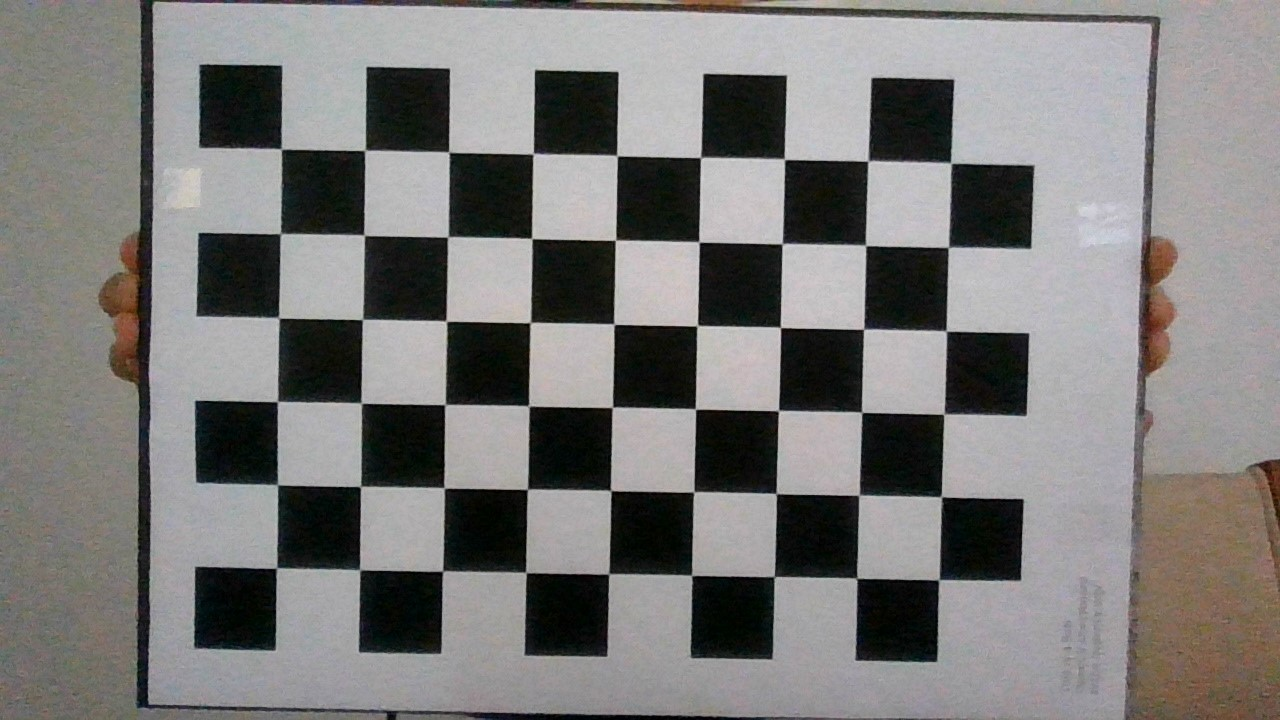
#> input picture Camera_calibration/Calibration_Images/Images/WIN_20210507_11_55_29_Pro.jpg, 1280 x 720 px; its folder holds only this picture in this run
$ jupyter execute --allow-errors calibrate.ipynb
#> lines starting #> are read from the running program, lines starting #| are printed output that depends on the picture; after the words box and inside, x2 and y2 are one past the last pixel; in counts of white or black regions, pixels touching at a corner belong together; long printed decimals are rounded
## Camera Calibration

Relevant information can be found in the OpenCV [OpenCV](https://docs.opencv.org/4.x/dc/dbb/tutorial_py_calibration.html) documentation

[cell 1]
# First create a python virtual environment

# Install this packages
#!pip install numpy
#!pip install opencv-python

Obtain objpoints from the images

[cell 2]
import numpy as np
import cv2 as cv
import glob
import os

chessboardSize = (9,6)

# termination criteria for refining corner points
criteria = (cv.TERM_CRITERIA_EPS + cv.TERM_CRITERIA_MAX_ITER, 30, 0.001)

# prepare object points, like (0,0,0), (1,0,0), (2,0,0), ....,(6,5,0)
objp = np.zeros((chessboardSize[0] * chessboardSize[1], 3), np.float32)
objp[:,:2] = np.mgrid[0:chessboardSize[0],0:chessboardSize[1]].T.reshape(-1,2)

# Arrays to store object points and image points from all the images.
objpoints = []  # 3d points in real world space
imgpoints = []  # 2d points in image plane.

# Get all image file paths from the folder
images = glob.glob('Calibration_Images/Images/*.jpg')

# Create directory for saving results if not exists
output_dir = "Calibration_Images/Corner_Results"
if not os.path.exists(output_dir):
    os.makedirs(output_dir)

for idx, fname in enumerate(images):
    img = cv.imread(fname)
#> img is the input picture: shape (720, 1280, 3); mean B, G, R 120, 121.4, 122.8
    gray = cv.cvtColor(img, cv.COLOR_BGR2GRAY)
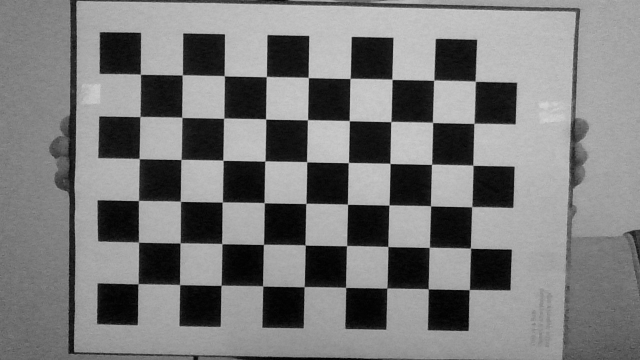
#> gray: shape (720, 1280) (shown at 1/2 size); min 0, max 224, mean 121.7

    # Find the chessboard corners
    ret, corners = cv.findChessboardCorners(gray, chessboardSize, None)
#> ret = True; corners = 54 rows, first 8: [281.2, 149.2], [364.3, 150.7], [448.5, 151.9], [533.1, 153.7], [617.4, 156.3], [700.4, 158.1], [784.8, 159.8], [867.8, 161.3]

    # If corners are found
    if ret:
        objpoints.append(objp)

        # Refine corner locations
        corners2 = cv.cornerSubPix(gray, corners, (11, 11), (-1, -1), criteria)
#> corners2 = 54 rows, first 8: [281.3, 148.9], [364.9, 150.4], [448.9, 152.2], [533.2, 153.7], [616.9, 155.6], [700.5, 157.5], [784.4, 159.2], [868, 161]
        imgpoints.append(corners2)

        # Draw and display the corners
        cv.drawChessboardCorners(img, chessboardSize, corners2, ret)
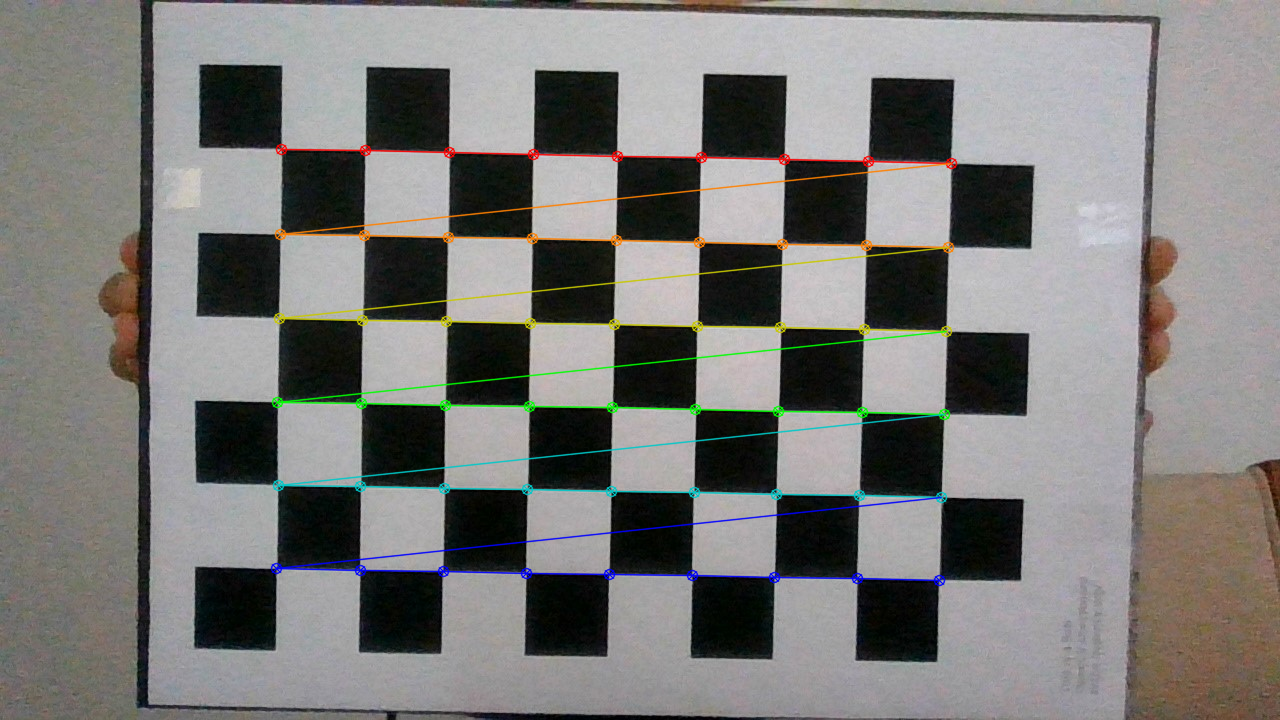
#> img: shape (720, 1280, 3); 2.85% of pixels changed, all inside (x1, y1, x2, y2) = (270, 143, 958, 587)

        # Save the result with corners drawn
        result_filename = os.path.join(output_dir, f"corner_result_{idx+1}.jpg")
        cv.imwrite(result_filename, img)

Obtain calibration camera results

[cell 3]
# Calibrate the camera
ret, camera_matrix, distortion_coeffs, rvecs, tvecs = cv.calibrateCamera(objpoints, imgpoints, gray.shape[::-1], None, None)
#> ret = 0.272; camera_matrix = [[3469.8, 0, 701.7], [0, 3504.3, 364.1], [0, 0, 1]]; distortion_coeffs = [[0.782, -77.27, 0.008, -0.00765, 1845.3]]; rvecs = ([0.11, -0.0248, 0.0208],); tvecs = ([-5.01, -2.54, 41.37],)

# Print calibration results
print("Camera matrix:\n", camera_matrix)
#| Camera matrix:
#|  [[3.46978833e+03 0.00000000e+00 7.01702162e+02]
#|  [0.00000000e+00 3.50431103e+03 3.64145009e+02]
#|  [0.00000000e+00 0.00000000e+00 1.00000000e+00]]
print("Distortion coefficients:\n", distortion_coeffs)
#| Distortion coefficients:
#|  [[ 7.81868078e-01 -7.72739048e+01  8.00079940e-03 -7.65197190e-03
#|    1.84525957e+03]]
print("Rotation Vectors:\n", rvecs)
#| Rotation Vectors:
#|  (array([[ 0.1103],
#|        [-0.0248],
#|        [ 0.02083]]),)
print("Translation Vectors:\n", tvecs)
#| Translation Vectors:
#|  (array([[-5.006],
#|        [-2.542],
#|        [41.367]]),)

Undistort an image

#> (a cell that did not finish here is left out)

### Reprojection Error

[cell 5]
def compute_reprojection_error(objpoints, imgpoints, rvecs, tvecs, camera_matrix, distortion_coeffs):
#> called with rvecs = ([0.11, -0.0248, 0.0208],), tvecs = ([-5.01, -2.54, 41.37],), camera_matrix = array of shape (3, 3), distortion_coeffs = array of shape (1, 5)
    total_error = 0
    total_points = 0

    # Loop through each set of object points and image points
    for i in range(len(objpoints)):
        # Project 3D object points to 2D image points using the calibrated camera parameters
        imgpoints2, _ = cv.projectPoints(objpoints[i], rvecs[i], tvecs[i], camera_matrix, distortion_coeffs)

        # Compute the error (difference) between the projected points and the actual 2D image points
        error = cv.norm(imgpoints[i], imgpoints2, cv.NORM_L2) / len(imgpoints2)
        total_error += error
        total_points += len(imgpoints2)
#> this loop made 1 pass
#> (error, total_error, total_points) on pass 1: (0.037, 0.037, 54)
#> after the loop, total_error = 0.037; total_points = 54

    # Average reprojection error
    mean_error = total_error / len(objpoints)
#> mean_error = 0.037

    return mean_error

# Call this after the calibration
reprojection_error = compute_reprojection_error(objpoints, imgpoints, rvecs, tvecs, camera_matrix, distortion_coeffs)
#> reprojection_error = 0.037
print(f"Reprojection Error: {reprojection_error}")
#| Reprojection Error: 0.037

$ run again, on Camera_calibration/Calibration_Images/Images/WIN_20210507_11_55_49_Pro.jpg
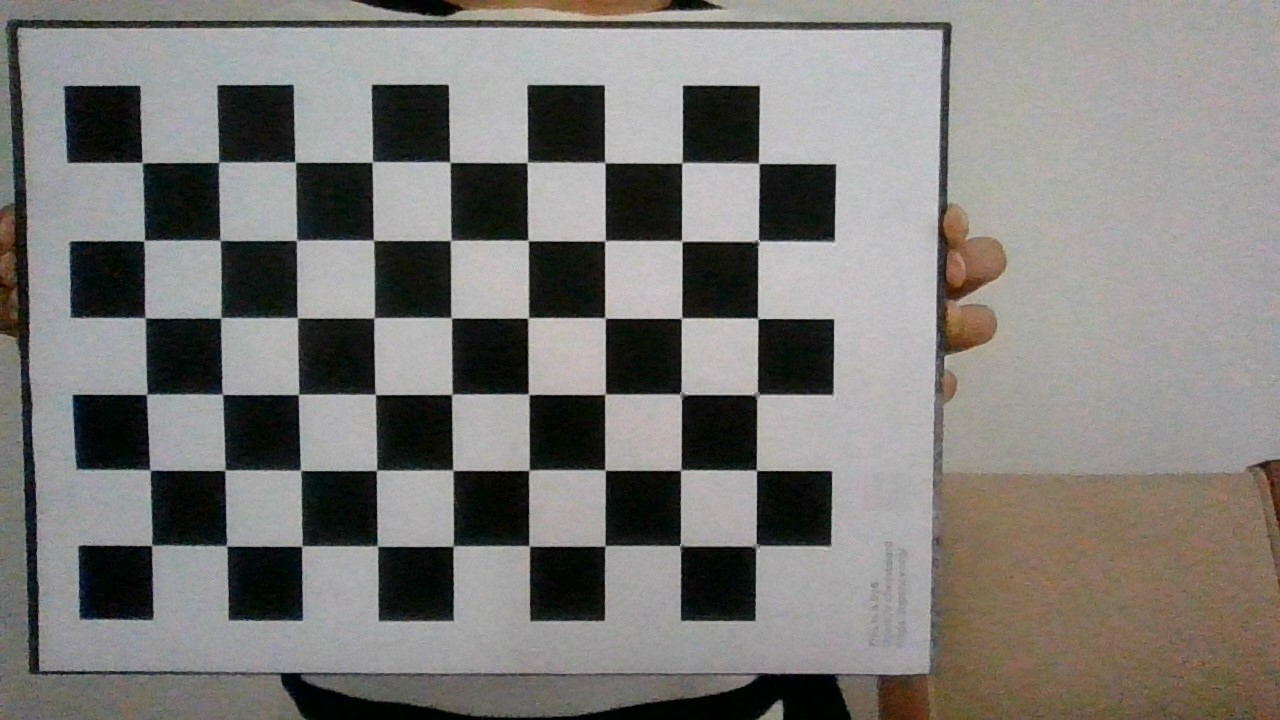
#> input picture Camera_calibration/Calibration_Images/Images/WIN_20210507_11_55_49_Pro.jpg, 1280 x 720 px
#> img is the input picture: shape (720, 1280, 3); mean B, G, R 119.4, 122.8, 124.7
#> `gray = cv.cvtColor(img, cv.COLOR_BGR2GRAY)`:
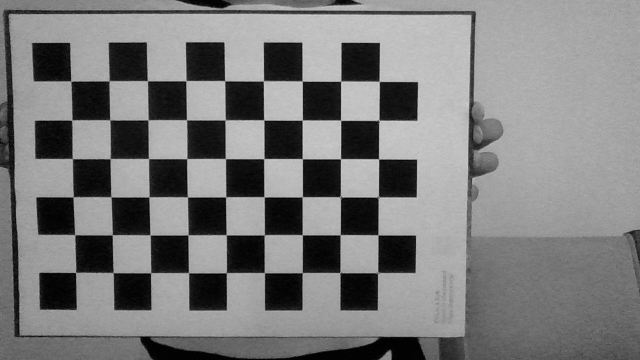
#> gray: shape (720, 1280) (shown at 1/2 size); min 0, max 222, mean 123
#> `ret, corners = cv.findChessboardCorners(gray, chessboardSize, None)`: ret = True; corners = 54 rows, first 8: [141.5, 163.5], [219.2, 163.2], [295.3, 161.9], [372.8, 162.5], [449.5, 162.8], [527.4, 162.5], [604.5, 163.5], [681.7, 162.7]
#> corners2 = 54 rows, first 8: [142, 162.6], [218.6, 162.3], [295.1, 162.1], [372.2, 162], [449.9, 162.2], [527.2, 162.4], [604.8, 162.5], [681.9, 162.8]
#> `cv.drawChessboardCorners(img, chessboardSize, corners2, ret)`:
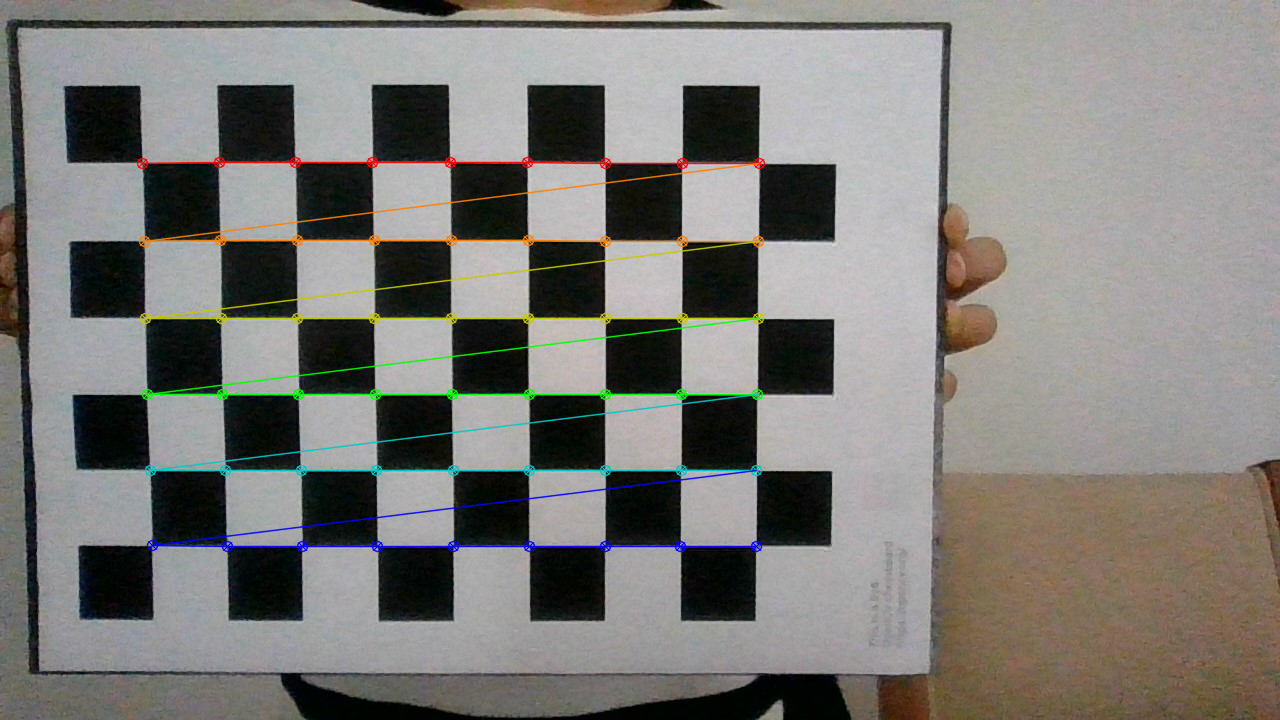
#> img: shape (720, 1280, 3); 2.66% of pixels changed, all inside (x1, y1, x2, y2) = (136, 156, 766, 553)
#> `ret, camera_matrix, distortion_coeffs, rvecs, tvecs = cv.calibrateCame..`: ret = 0.273; camera_matrix = [[2352.2, 0, 679.8], [0, 2382.9, 349.8], [0, 0, 1]]; distortion_coeffs = [[0.366, -13.49, 0.00404, -0.00228, 107.7]]; rvecs = ([0.139, -0.0173, 0.00259],); tvecs = ([-6.97, -2.4, 30.42],)
#| Camera matrix:
#|  [[2.35223144e+03 0.00000000e+00 6.79824645e+02]
#|  [0.00000000e+00 2.38290328e+03 3.49838931e+02]
#|  [0.00000000e+00 0.00000000e+00 1.00000000e+00]]
#| Distortion coefficients:
#|  [[ 3.65847819e-01 -1.34932062e+01  4.04340320e-03 -2.27942752e-03
#|    1.07698094e+02]]
#| Rotation Vectors:
#|  (array([[ 0.1386],
#|        [-0.01727],
#|        [ 0.002594]]),)
#| Translation Vectors:
#|  (array([[-6.971],
#|        [-2.402],
#|        [30.419]]),)
#> the loop in compute_reprojection_error, `for i in range(len(objpoints)):` made 1 pass
#> (error, total_error, total_points) on pass 1: (0.0372, 0.0372, 54)
#> after the loop in compute_reprojection_error, `for i in range(len(objpoints)):`: total_error = 0.0372; total_points = 54
#> mean_error = 0.0372
#| Reprojection Error: 0.03718

$ run again, on Camera_calibration/Calibration_Images/Images/WIN_20210507_11_55_54_Pro.jpg
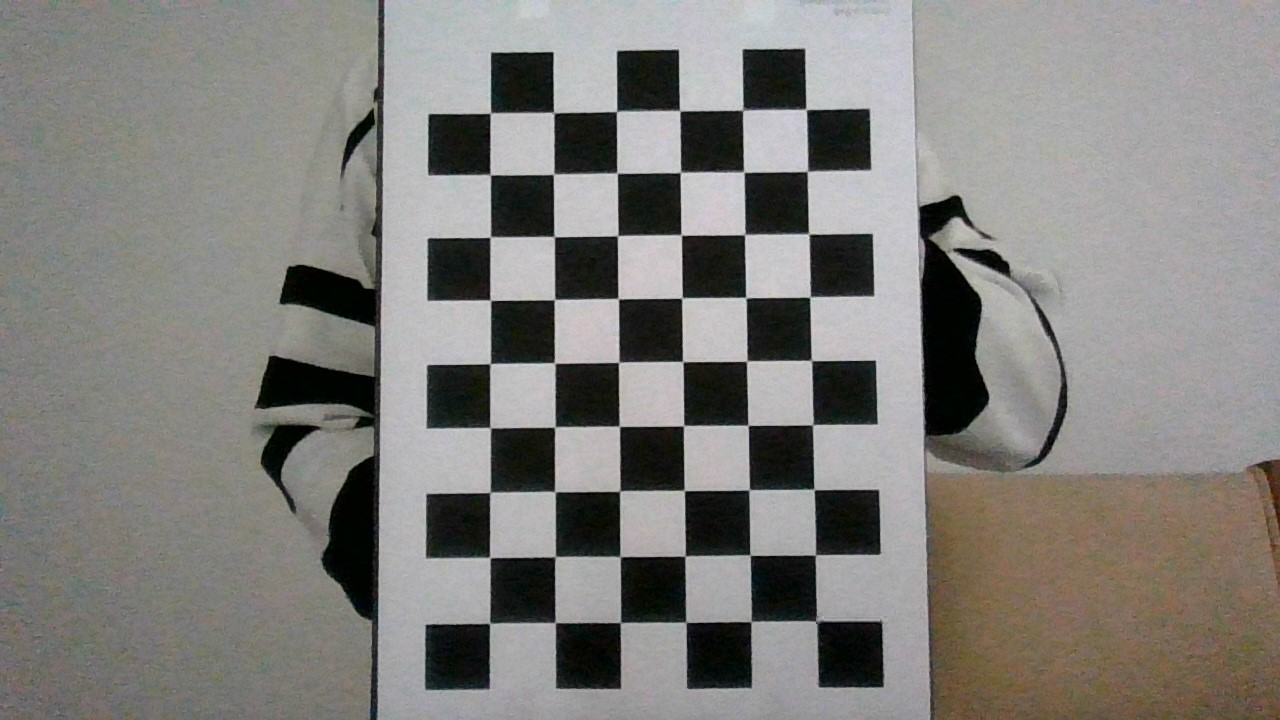
#> input picture Camera_calibration/Calibration_Images/Images/WIN_20210507_11_55_54_Pro.jpg, 1280 x 720 px
#> img is the input picture: shape (720, 1280, 3); mean B, G, R 123.8, 127.4, 129
#> `gray = cv.cvtColor(img, cv.COLOR_BGR2GRAY)`:
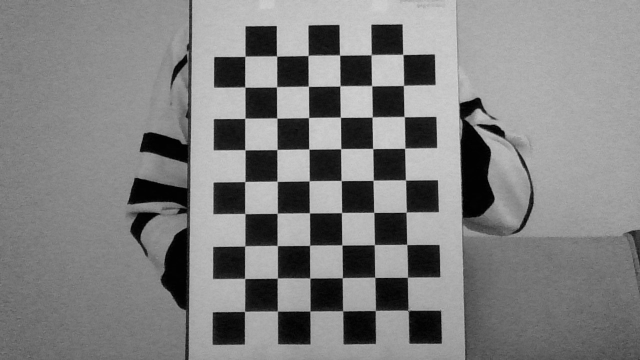
#> gray: shape (720, 1280) (shown at 1/2 size); min 0, max 225, mean 127.5
#> `ret, corners = cv.findChessboardCorners(gray, chessboardSize, None)`: ret = True; corners = 54 rows, first 8: [489.2, 624], [489.5, 557.2], [489.9, 492.6], [490.4, 427.8], [489.7, 364.1], [490.6, 300.4], [490, 237.3], [490.4, 175.3]
#> corners2 = 54 rows, first 8: [489.5, 623.3], [489.7, 557.5], [489.9, 492.4], [490.2, 427.6], [490.1, 363.7], [490.3, 300.2], [490.2, 237.1], [490.3, 174.5]
#> `cv.drawChessboardCorners(img, chessboardSize, corners2, ret)`:
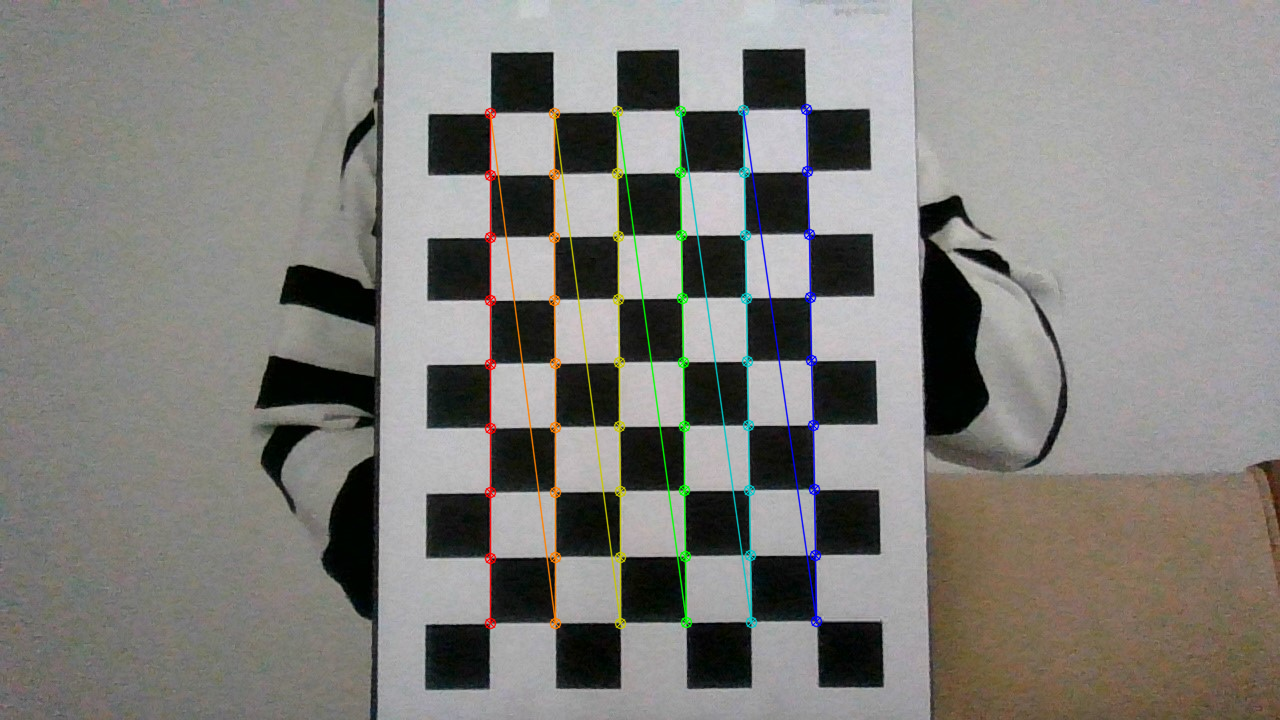
#> img: shape (720, 1280, 3); 2.3% of pixels changed, all inside (x1, y1, x2, y2) = (484, 103, 823, 630)
#> `ret, camera_matrix, distortion_coeffs, rvecs, tvecs = cv.calibrateCame..`: ret = 0.2; camera_matrix = [[863.9, 0, 639.8], [0, 861.2, 380.1], [0, 0, 1]]; distortion_coeffs = [[0.101, -1.17, 0.00338, -0.00306, 4.28]]; rvecs = ([-0.0513, -0.0308, -1.58],); tvecs = ([-2.29, 3.74, 13.3],)
#| Camera matrix:
#|  [[863.864   0.         639.775]
#|  [  0.         861.227 380.056]
#|  [  0.           0.           1.        ]]
#| Distortion coefficients:
#|  [[ 1.01129722e-01 -1.17176197e+00  3.37755585e-03 -3.06213142e-03
#|    4.28291623e+00]]
#| Rotation Vectors:
#|  (array([[-0.05128],
#|        [-0.03083],
#|        [-1.580]]),)
#| Translation Vectors:
#|  (array([[-2.293],
#|        [ 3.735],
#|        [13.305]]),)
#> the loop in compute_reprojection_error, `for i in range(len(objpoints)):` made 1 pass
#> (error, total_error, total_points) on pass 1: (0.0272, 0.0272, 54)
#> after the loop in compute_reprojection_error, `for i in range(len(objpoints)):`: total_error = 0.0272; total_points = 54
#> mean_error = 0.0272
#| Reprojection Error: 0.02723
